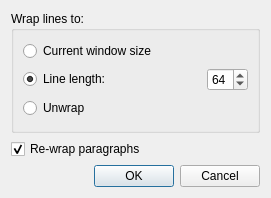
<?xml version="1.0" encoding="UTF-8"?>
<ui version="4.0">
 <class>HardWrapDialog</class>
 <widget class="QDialog" name="HardWrapDialog">
  <property name="geometry">
   <rect>
    <x>0</x>
    <y>0</y>
    <width>271</width>
    <height>198</height>
   </rect>
  </property>
  <property name="sizePolicy">
   <sizepolicy hsizetype="Preferred" vsizetype="Preferred">
    <horstretch>0</horstretch>
    <verstretch>0</verstretch>
   </sizepolicy>
  </property>
  <property name="windowTitle">
   <string>Hard Wrap</string>
  </property>
  <property name="locale">
   <locale language="English" country="UnitedStates"/>
  </property>
  <property name="sizeGripEnabled">
   <bool>false</bool>
  </property>
  <property name="modal">
   <bool>true</bool>
  </property>
  <layout class="QGridLayout" name="gridLayout_2">
   <item row="0" column="0">
    <widget class="QGroupBox" name="groupBox">
     <property name="title">
      <string>Wrap lines to:</string>
     </property>
     <layout class="QGridLayout" name="gridLayout">
      <item row="0" column="0" colspan="2">
       <widget class="QRadioButton" name="radio_currentWidth">
        <property name="enabled">
         <bool>true</bool>
        </property>
        <property name="text">
         <string>Current window size</string>
        </property>
       </widget>
      </item>
      <item row="1" column="0">
       <widget class="QRadioButton" name="radio_fixedLineLength">
        <property name="text">
         <string>Line length:</string>
        </property>
        <property name="checked">
         <bool>true</bool>
        </property>
       </widget>
      </item>
      <item row="1" column="1">
       <widget class="QSpinBox" name="spinbox_charCount">
        <property name="sizePolicy">
         <sizepolicy hsizetype="Fixed" vsizetype="Fixed">
          <horstretch>0</horstretch>
          <verstretch>0</verstretch>
         </sizepolicy>
        </property>
        <property name="minimum">
         <number>1</number>
        </property>
        <property name="value">
         <number>64</number>
        </property>
       </widget>
      </item>
      <item row="2" column="0" colspan="2">
       <widget class="QRadioButton" name="radio_Unwrap">
        <property name="text">
         <string>Unwrap</string>
        </property>
       </widget>
      </item>
     </layout>
    </widget>
   </item>
   <item row="1" column="0">
    <widget class="QCheckBox" name="checkbox_rewrap">
     <property name="text">
      <string>Re-wrap paragraphs</string>
     </property>
     <property name="checked">
      <bool>true</bool>
     </property>
    </widget>
   </item>
   <item row="2" column="0">
    <widget class="QDialogButtonBox" name="buttonBox">
     <property name="orientation">
      <enum>Qt::Horizontal</enum>
     </property>
     <property name="standardButtons">
      <set>QDialogButtonBox::Cancel|QDialogButtonBox::Ok</set>
     </property>
    </widget>
   </item>
  </layout>
 </widget>
 <resources>
  <include location="../res/resources.qrc"/>
 </resources>
 <connections>
  <connection>
   <sender>buttonBox</sender>
   <signal>accepted()</signal>
   <receiver>HardWrapDialog</receiver>
   <slot>accept()</slot>
   <hints>
    <hint type="sourcelabel">
     <x>248</x>
     <y>254</y>
    </hint>
    <hint type="destinationlabel">
     <x>157</x>
     <y>274</y>
    </hint>
   </hints>
  </connection>
  <connection>
   <sender>buttonBox</sender>
   <signal>rejected()</signal>
   <receiver>HardWrapDialog</receiver>
   <slot>reject()</slot>
   <hints>
    <hint type="sourcelabel">
     <x>316</x>
     <y>260</y>
    </hint>
    <hint type="destinationlabel">
     <x>286</x>
     <y>274</y>
    </hint>
   </hints>
  </connection>
  <connection>
   <sender>spinbox_charCount</sender>
   <signal>valueChanged(int)</signal>
   <receiver>radio_fixedLineLength</receiver>
   <slot>click()</slot>
   <hints>
    <hint type="sourcelabel">
     <x>246</x>
     <y>71</y>
    </hint>
    <hint type="destinationlabel">
     <x>114</x>
     <y>72</y>
    </hint>
   </hints>
  </connection>
 </connections>
</ui>
